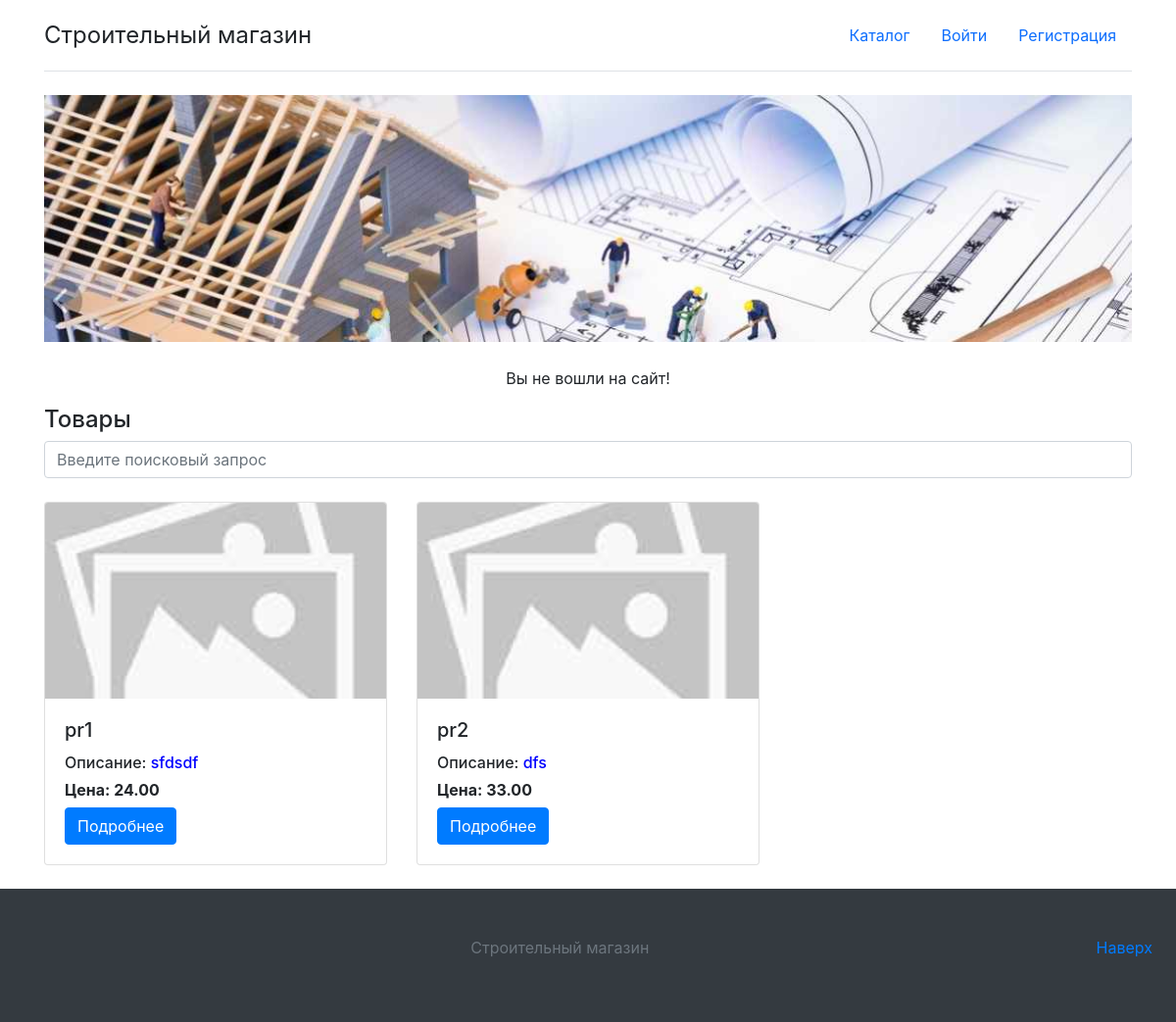
The page / on the database its author committed.
### shop/models.py (models this page shows, shortened)
class Product(models.Model):
    product_id = models.AutoField("ID", primary_key=True)
    name = models.CharField("Name", max_length=256)
    price = models.DecimalField("Price", max_digits=10, decimal_places=2)
    quantity = models.PositiveIntegerField("Quantity", default=0)
    description = models.TextField("Description")
    img_path = models.TextField("ImgPath", default="static/img/noimg.jpg")
    created_at = models.DateTimeField(auto_now_add=True)
    updated_at = models.DateTimeField(auto_now=True)

### shop/views.py (the view)
# urls.py: path('', CatalogView.as_view(), name='catalog'),
class CatalogView(ListView):
    template_name = "catalog.html"
    model = Product
    context_object_name = "list_of_all_products"

### templates/catalog.html (shortened to what this page needs)
<!DOCTYPE html>
<html lang="ru">
<head>
    <link href="https://cdn.jsdelivr.net/npm/bootstrap@5.0.2/dist/css/bootstrap.min.css" rel="stylesheet"
/>
    <link rel="stylesheet" href="https://stackpath.bootstrapcdn.com/bootstrap/4.5.2/css/bootstrap.min.css"/>
</head>
<body>
<div class="container">
    <header class="d-flex flex-wrap justify-content-center py-3 mb-4 border-bottom">
        <div class="d-flex align-items-center mb-3 mb-md-0 me-md-auto link-body-emphasis text-decoration-none">
            <span class="fs-4">Строительный магазин</span>
        </div>
        <ul class="nav nav-pills">
            <li class="nav-item">
                <a href="catalog" class="nav-link">Каталог</a>
            </li>
            {% if user.is_authenticated %}
            <li class="nav-item">
                <a class="nav-link" href="{% url 'cart' %}">Корзина</a>
            </li>
            <li class="nav-item">
                <a class="nav-link" href="{% url 'orders' %}">Заказы</a>
            </li>
            <li class="nav-item">
                <form method="post" action="{% url 'logout' %}">
                    {% csrf_token %}
                    <button class="nav-link" type="submit">Выйти</button>
                </form>
            </li>
            {% else %}
            <li class="nav-item">
                <a class="nav-link" href="{% url 'login' %}">Войти</a>
            </li>
            <li class="nav-item">
                <a class="nav-link" href="accounts/signup">Регистрация</a>
            </li>
            {% endif %}
        </ul>
    </header>
    <div id="promo">
        <img src="static/img/header.jpg" alt="pic" height="100%" width="100%">
    </div>
    {% if user.is_authenticated %}
    <div style="display: grid; place-items: center;"><p>Привет, {{ user.username }}!</p></div>
    {% else %}
    <div style="display: grid; place-items: center;"><p>Вы не вошли на сайт!</p></div>
    {% endif %}
    <h4>Товары</h4>
    <form action="{% url 'search_catalog' %}" method="GET">
        <input name="q" type="text" class="form-control" placeholder="Введите поисковый запрос"><br>
    </form>
    <div class="row">
        {% for product in list_of_all_products %}
        <div class="col-md-4 mb-4">
            <div class="card">
                <img src="{{ product.img_path }}" class="card-img-top" alt="{{ product.name }}"
                     onerror="this.src='/static/img/noimg.jpg'; this.alt='noimg.jpg';">
                <div class="card-body">
                    <h5 class="card-title">{{ product.name }}</h5>
                    <h6 class="card-text">Описание: <span style="color: blue">{{ product.description }}</span></h6>
                    <h6 class="card-text"><strong>Цена: {{ product.price }}</strong></h6>
                    <a href="/products/{{ product.product_id }}" class="btn btn-primary">Подробнее</a>
                </div>
            </div>
        </div>
        {% endfor %}
    </div>
</div>
<footer class="bg-dark text-secondary px-4 py-5 text-center">
    <p class="float-end"><a href="#">Наверх</a></p>
    <p>Строительный магазин</p>
</footer>
</body>
</html>

### templates/catalog.html (style rules this page uses)
.card-img-top { height: 200px; object-fit: cover; }
.card { transition: transform 0.3s; }
#promo { margin-bottom: 25px; }

### rows shown on the page
Product: img_path (placeholder picture), name "pr1", description "sfdsdf", price "24.00"
Product: img_path (placeholder picture), name "pr2", description "dfs", price "33.00"
